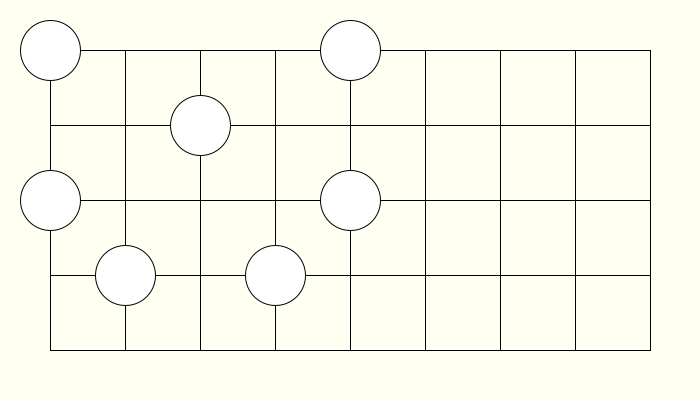
Frame 1 (no input)
Frame 60 (the mouse pressed at the canvas centre just before this capture): identical to frame 1, image omitted
Frame 120 (the mouse held since frame 60 and released just before this capture): identical to frame 1, image omitted

The Processing sketch that drew this single still picture (run headless with seeded random() and noise(); from frame 60 on, the mouse is pressed at the canvas centre):

// Processing sketch: week17_array_rule_move_chess
// ── week17_array_rule_move_chess.pde
//用象棋做例子
void setup(){
  size(700,400);
}
void draw(){
  background(#FFFFF2);
  drawLines();
}
int knightI=1, knightJ=2;
void drawLines(){
  noFill();
  for(int i=0; i<4; i++){
    for(int j=0; j<8; j++){
      rect(j*75+50, i*75+50, 75,75);
    }
  }
  fill(255);
  drawChess(knightI, knightJ);//ellipse(knightJ*75+50, knightI*75+50, 60,60);
  for(int i=0; i<8; i++){
    int ii=knightI+moveY[i], jj=knightJ+moveX[i];
    if(ii<0 || jj<0 || ii>=4 || jj>=8) continue;
    drawChess(ii, jj);
  }
}
int [][] move ={
  {1, -2},
  {1,  2},
  {2, -1},
  {2,  1},
  {-1, 2},
  {-1,-2},
  {-2, 1},
  {-2,-1}
};
int [] moveX = { 1, 1, 2, 2,-1,-1,-2,-2};
int [] moveY = {-2, 2,-1, 1, 2,-2, 1,-1};
void drawChess(int i, int j){
  fill(255);
  ellipse(j*75+50, i*75+50, 60,60);  
}
void keyPressed(){
  if(keyCode==RIGHT) knightJ++;
  if(keyCode==LEFT) knightJ--;
  if(keyCode==UP) knightI--;
  if(keyCode==DOWN) knightI++;
}
